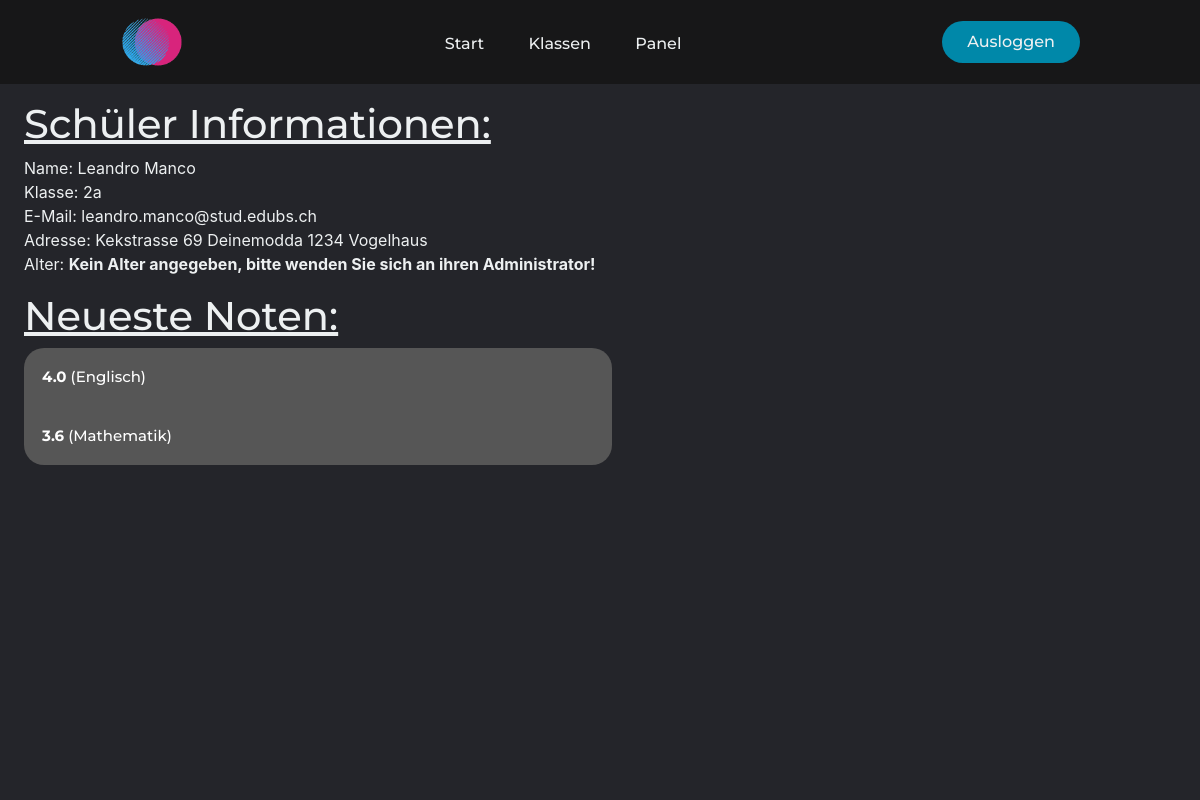
The page /schuler/4/ (signed in) on the database its author committed.
### mainApp/models.py (models this page shows, shortened)
class Person(AbstractUser):
    klasse = models.ForeignKey(SchoolClass, on_delete=models.CASCADE, blank=True, null=True)
    birth = models.DateField(default=datetime.date.today)
    street = models.CharField(max_length=25, blank=True, null=True)
    street_number = models.IntegerField(validators=[MinValueValidator(0), MaxValueValidator(99)], blank=True, null=True)
    city = models.CharField(max_length=20, blank=True, null=True)
    province = models.CharField(max_length=20, blank=True, null=True)
    code = models.IntegerField(validators=[MinValueValidator(0, MaxValueValidator(9999))], blank=True, null=True)
    def return_address(self):
        if self.street and self.street_number and self.city and self.province and self.code:
            return self.street + ' ' + str(self.street_number) + ' ' + self.city + ' ' + str(self.code) + ' ' + self.province
        else:
            return 'N/A'
    def get_age(self):
        return int((datetime.date.today() - self.birth).days / 365.25)
    def is_teacher(self):
        return self.groups.filter(name='Teacher').exists()

class SchoolClass(models.Model):
    name = models.CharField(default='', max_length=5)
    def __str__(self):
        return f'{self.name}'
    class Meta:
        verbose_name = 'School Class'
        verbose_name_plural = "School Classes"

class Subject(models.Model):
    teacher = models.ForeignKey(Person, on_delete=models.CASCADE, blank=True, null=True)
    name = models.CharField(max_length=20)
    def __str__(self):
        return f'{self.name}'

class Test(models.Model):
    student = models.ForeignKey(Person, on_delete=models.CASCADE, blank=True, null=True)
    subject = models.ForeignKey(Subject, on_delete=models.CASCADE, blank=True, null=True)
    thema = models.ForeignKey(Thema, on_delete=models.CASCADE, blank=True, null=True)
    school_class = models.ForeignKey(SchoolClass, on_delete=models.CASCADE, blank=True, null=True)  # need that to calculate average of class in one thema
    grade = models.FloatField(validators=[MinValueValidator(1), MaxValueValidator(6)], blank=True, null=True)
    weight = models.FloatField(validators=[MinValueValidator(0), MaxValueValidator(1)], blank=True, null=True, default=1)
    date = models.DateField(default=datetime.date.today)
    @staticmethod
    def get_recent_grades(student_id):
        grades_list_complete = []
        grades_object_list = Test.objects.filter(student=student_id).select_related('student').order_by('-date')[:5]
        for grade in grades_object_list:
            grade_dict = {}
            grade_dict['Note'] = grade.grade
            grade_dict['Fach'] = grade.subject
            grade_dict['Thema'] = grade.thema
            grade_dict['Datum'] = grade.date.strftime('%d/%m/%Y')
            grades_list_complete.append(grade_dict)
        return grades_list_complete, grade.student.klasse

### mainApp/views.py (the view)
# urls.py: path('schuler/<int:student_id>/', views.detail, name='detail')
def detail(request, student_id):
    if request.user.is_authenticated:
        if request.user.is_teacher():
            student = get_object_or_404(Person, pk=student_id)
            recent_grades, klasse = Test.get_recent_grades(student_id=student_id)
            return render(request, 'schuler.html', {'student': student, 'recent_grades': recent_grades, 'klasse': klasse})
        else:
            return redirect('mainApp:home')
    else:  # else redirect to login page
        return redirect('loginForm:login')

### mainApp/models.py (called while the page is built)
    def __str__(self):
        return f'{self.thema}'

### mainApp/templatetags/main_extra.py (called while the page is built)
@register.filter
def get_class_button(local_dict, item):
    local_list = list(local_dict)
    if len(local_list) == 1:
        return 'collapsible bottom-collapsible top-collapsible'
    elif local_list.index(item) == 0:
        return 'collapsible top-collapsible'
    elif local_list.index(item) == len(local_list) - 1:
        return 'collapsible bottom-collapsible'
    return 'collapsible'

@register.filter
def get_avg_class(klasse, thema):
    if thema:
        grades_object_list = Test.objects.filter(school_class=klasse, thema=thema)
        grades = []
        if thema and grades_object_list:
            for grade in grades_object_list:
                grades.append(grade.grade)
            return round(sum(grades) / len(grades), 1)
    return None

### mainApp/templates/schuler.html (shortened to what this page needs)
{% extends 'layout.html' %}
{% load main_extra %}
{% block body %}
    <main>
        <div class="personal-info">
            <h1>
                <u>Schüler Informationen:</u>
            </h1>
            <p>
                {% if student.first_name|length > 0 and student.last_name|length > 0 %}
                    Name: {{ student.first_name }} {{ student.last_name }}
                {% else %}
                    Name: <strong>Kein Name angegeben, bitte wenden Sie sich an ihren Administrator!</strong>
                {% endif %}
                <br>
                {% if student.klasse %}
                    Klasse: {{ student.klasse }}
                    <br>
                {% endif %}
                {% if student.email|length > 0 %}
                    E-Mail: {{ student.email }}
                {% else %}
                    E-Mail: <strong>Keine E-Mail angegeben, bitte wenden Sie sich an ihren Administrator!</strong>
                {% endif %}
                <br>
                Adresse: {{ student.return_address }}
                <br>
                {% if student.get_age > 10 %}
                    Alter: {{ student.get_age }} Jahre
                {% else %}
                    Alter: <strong>Kein Alter angegeben, bitte wenden Sie sich an ihren Administrator!</strong>
                {% endif %}
            </p>
            <h1>
                <u>Neueste Noten:</u>
            </h1>
            {% if recent_grades %}
                {% for grade in recent_grades %}
                    <button class="{{ recent_grades|get_class_button:grade }}" type="button" onclick="collapse_show_button(this)">
                        <strong>{{ grade.Note }}</strong> ({{ grade.Fach }})
                    </button>
                {% endfor %}
            {% else %}
                <p>Dieser Schüler hat noch keine Noten</p>
            {% endif %}
        </div>
    </main>
{% endblock body %}

### static/css/styles.css (style rules this page uses)
* { --main-bg-color: #24252A; --nav-bg-color: #171718; --button-roundness: 20px; box-sizing: border-box; margin: 0; padding: 0; }
li, a, button { font-family: "Montserrat", sans-serif; font-weight: 500; font-size: 16px; color: #edf0f1; text-decoration: none; }
h1, h2 { font-family: "Montserrat", sans-serif; font-weight: 500; color: #edf0f1; text-decoration: none; }
main { background-color: var(--main-bg-color); min-width: 100%; min-height: 100%; max-width: 100%; }
body { height: calc(100vh - 84px); width: 100vw; }
.personal-info { padding-top: 2vh; padding-bottom: 10px; margin-left: 2vw; color: #edf0f1; }
.collapsible { transition: all 0.1s linear; background-color: #565656; color: white; cursor: pointer; padding: 18px; width: 50%; border: none; text-align: left; outline: none; font-size: 15px; }
.collapsible.top-collapsible { border-top-left-radius: var(--button-roundness); border-top-right-radius: var(--button-roundness); }
.collapsible.bottom-collapsible { border-bottom-left-radius: var(--button-roundness); border-bottom-right-radius: var(--button-roundness); }

### rows shown on the page
Person: first_name "Leandro", last_name "Manco", klasse "2a", email "leandro.manco@stud.edubs.ch", return_address "Kekstrasse 69 Deinemodda 1234 Vogelhaus"
Subject: Note "4.0", Fach "Englisch"
Subject: Note "3.6", Fach "Mathematik"
